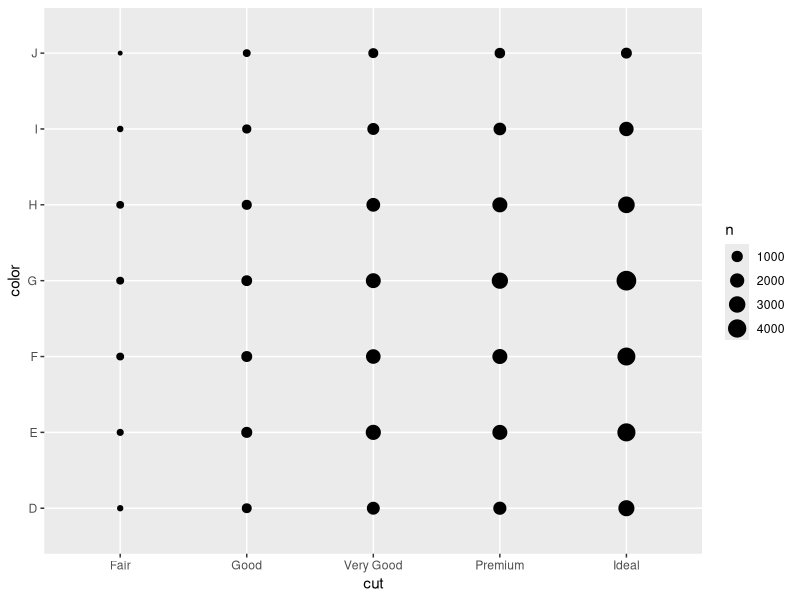
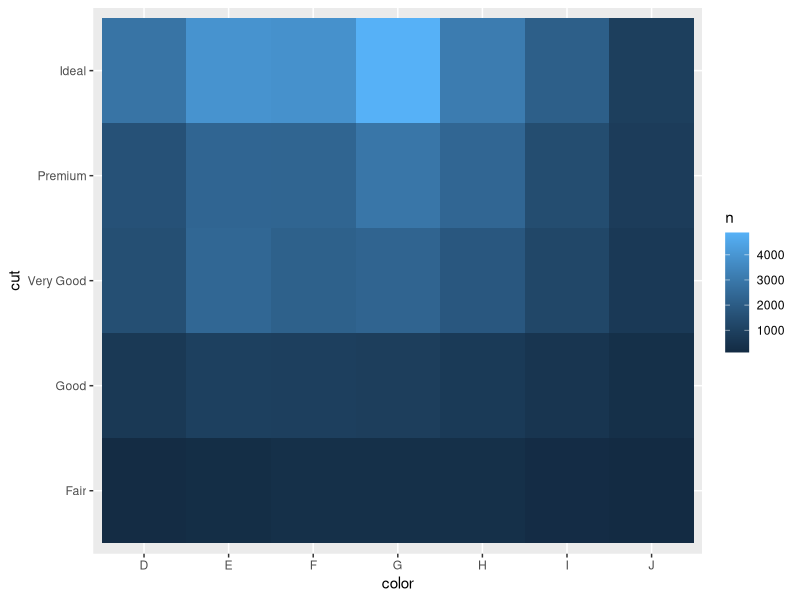
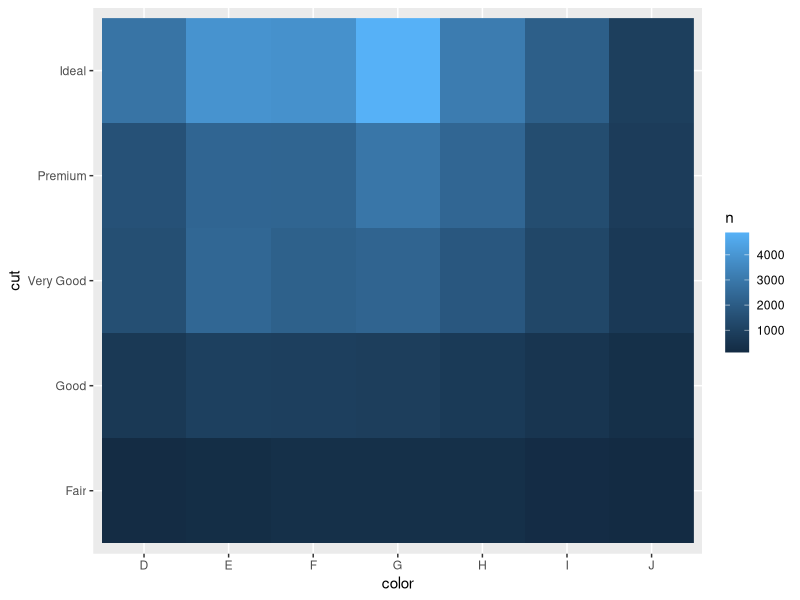
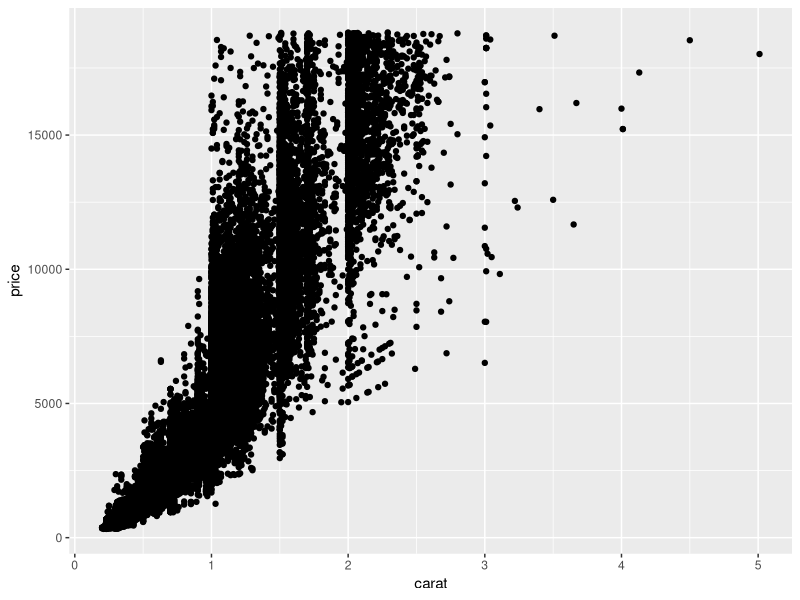

Reproduce these figures in R, in order.

# Practicing with maps

library (dplyr)
library(tidyverse)
library(ggplot2)

ggplot(data = diamonds) + 
  geom_count(mapping = aes(x = cut, y = color))

diamonds %>% 
  count(color, cut)

# Tile map
diamonds %>% 
  count(color, cut) %>% 
  ggplot(mapping = aes(x = color, y = cut)) +
  geom_tile(mapping = aes(fill = n))

diamonds %>% 
  count(color, cut) %>% 
  ggplot(mapping = aes(x = color, y = cut)) +
  geom_raster(mapping = aes(fill = n))

# Mapping continuous variables
ggplot(data = diamonds) + 
  geom_point(mapping = aes(x = carat, y = price))



